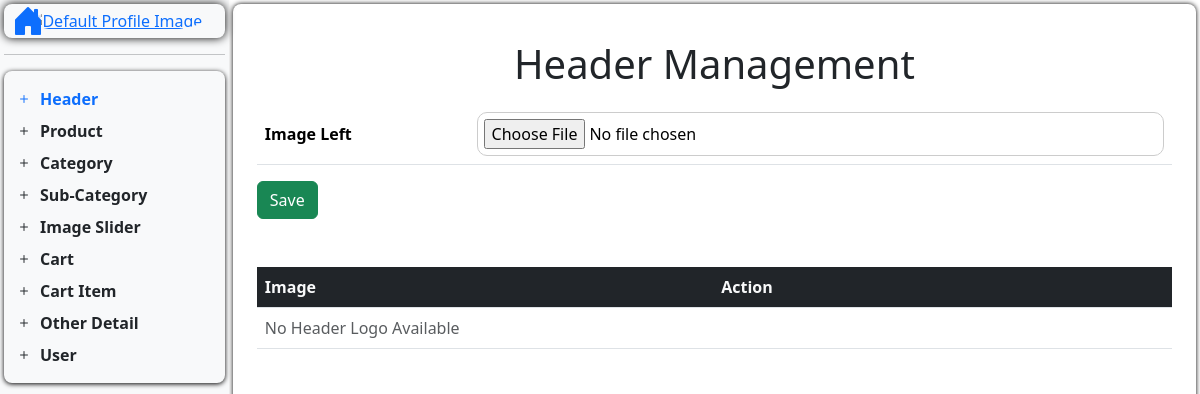
The app's page /add_header/, older data.
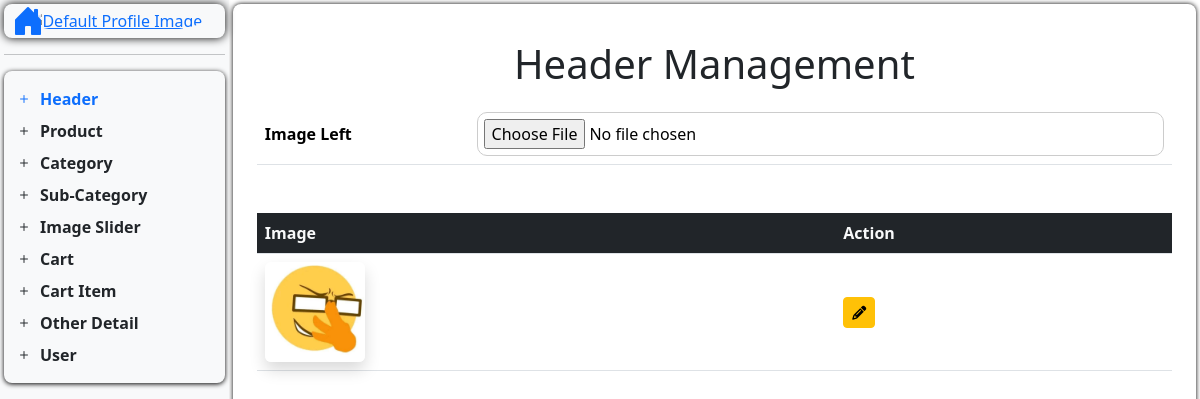
The same page, newer data.
### techspot_app/models.py (models this page shows, shortened)
class HeaderModel(models.Model):
    header_image_left = models.ImageField(upload_to="header/", null=True, blank=True)
    header_image_right = models.ImageField(upload_to="header/", null=True, blank=True)

### techspot_app/operationView.py (the view)
# urls.py: path("add_header/", add_header, name="add_header"),
def add_header(request):
    return handle_create(
        request=request,
        model=HeaderModel,
        formname=HeaderForm,
        redirect_url="add_header",
        template_url="Dashboard/D_Content/add_header.html",
        action_url="add_header",
    )

### techspot_app/forms.py
class HeaderForm(forms.ModelForm):
    class Meta:
        model = HeaderModel
        fields = "__all__"

### handler/operationhandler.py (called while the page is built)
def handle_create(
        request,
        model,
        formname,
        redirect_url,
        template_url,
        action_url
    ):
    data = model.objects.order_by('-id')
    if request.method == "POST":
        form = formname(request.POST, request.FILES)
        if form.is_valid():
            form.save()
            return redirect(redirect_url)
    else:
        form = formname()
    context = {
        "form": form,
        "data": data,
        'action_url': reverse(action_url)
        }
    return render(request, template_url, context)

### techspot_app/templates/Dashboard/D_Content/add_header.html
{% extends "Dashboard/dashboard.html" %}
{% load static %}
{% block add_header %}
<h1 class="text-center mt-4 mb-3">Header Management</h1>
<div class="container">
    <table class="table bg-white">
        <tr>
            <th class="align-middle">Image Left</th>
            <td>{{ form.header_image_left }}</td>
        </tr>
    </table>
    {% if data|length == 0 and not form.instance.id %}
    <button type="submit" name="submit" class="btn btn-success">
        Save
    </button>
{% elif form.instance.id %}
    <button type="submit" name="submit" class="btn btn-success">
        Update
    </button>
{% endif %}
    <div class="mt-5">
        <table class="table bg-white">
            <thead>
                <tr>
                    <th class="bg-dark text-light">Image</th>
                    <th class="bg-dark text-light">Action</th>
                </tr>
            </thead>
            <tbody>
                {% for datas in data %}
                <tr>
                    <td class="align-middle">
                        <div>
                            {% if datas.header_image_left and datas.header_image_left.url %}
                            <img src="{{ datas.header_image_left.url }}" alt="Left Header Image" loading="lazy"
                                class="img-fluid rounded shadow"
                                style="width: 100px; height: 100px; object-fit: cover;">
                            {% else %}
                            <img src="{% static 'images/default_image.png' %}" alt="Default Left Image" loading="lazy"
                                class="img-fluid rounded shadow"
                                style="width: 100px; height: 100px; object-fit: cover;">
                            {% endif %}
                        </div>
                    </td>
                    <td class="align-middle">
                        <a href="{% url 'update_header' datas.id %}" class="btn btn-warning btn-sm"> <i
                                class="fas fa-pencil-alt"></i></a>
                    </td>
                </tr>
                {% empty %}
                <tr>
                    <td colspan="2" class="text-muted">No Header Logo Available</td>
                </tr>
                {% endfor %}
            </tbody>
        </table>
    </div>
</div>
{% endblock %}

Row changes from the older to the newer data that the page shows:
added HeaderModel: header_image_left (picture)
Text that changed along with them:
text no longer shown: "Save No Header Logo Available"
